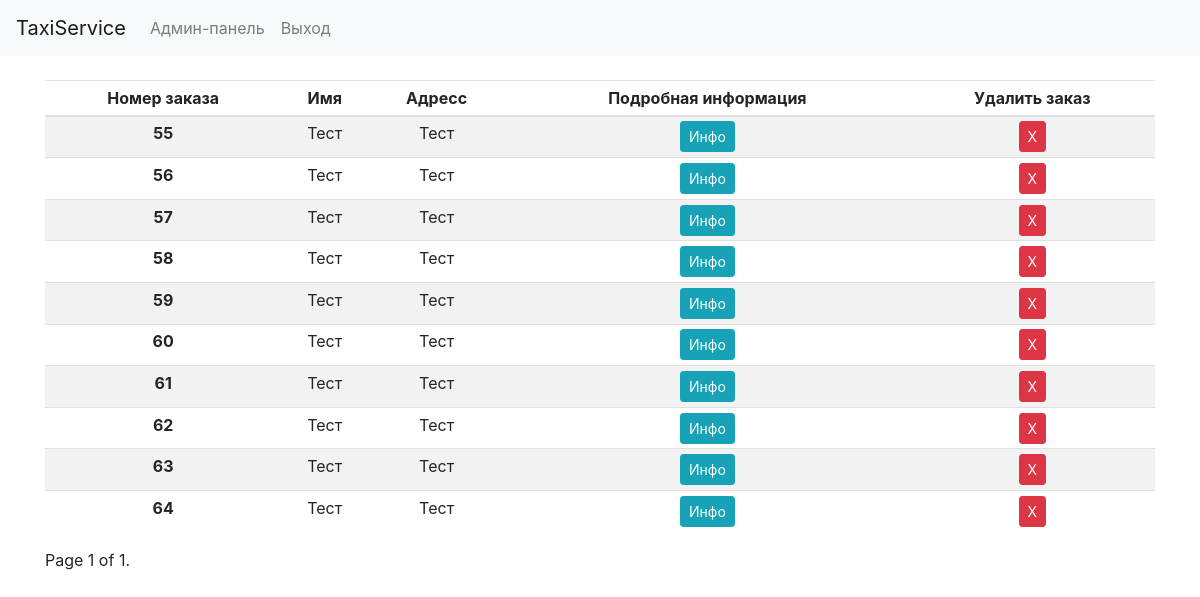
/all_orders/ (signed in), run on the app's committed database.
### main/models.py (models this page shows)
class Order(models.Model):
    id = models.AutoField(primary_key=True)
    client_name = models.CharField(max_length=100)
    client_phone = models.CharField(max_length=17)
    address = models.CharField(max_length=100)
    destination = models.CharField(max_length=100)
    desired_time = models.TimeField()
    car = models.ForeignKey(Car, on_delete=models.CASCADE, null=True)
    def order_details_url(self):
        return reverse('details', kwargs={'order_id': self.id})
    def order_delete_url(self):
        return reverse('delete', kwargs={'order_id': self.id})

### main/views.py (the view)
# urls.py: path('all_orders/', all_order_view, name="all_orders"),
def all_order_view(request):
    if request.user.is_authenticated:
        orders = Order.objects.all()
        paginator = Paginator(orders, 10)
        page_number = request.GET.get('page')
        page_obj = paginator.get_page(page_number)
        return render(request, 'all_orders.html', {'page_obj': page_obj})
    else:
        return HttpResponseRedirect(reverse('order'))

### main/templates/all_orders.html (shortened to what this page needs)
{% extends 'order.html' %}
{% block content %}
{% load static %}
<div class="container text-center">
<table class="table table-striped  table-sm">
  <thead>
    <tr>
      <th scope="col">Номер заказа</th>
      <th scope="col">Имя</th>
      <th scope="col">Адресс</th>
      <th scope="col">Подробная информация</th>
      <th scope="col">Удалить заказ</th>
    </tr>
  </thead>
  <tbody>
  {% for order in page_obj %}
    <tr>
      <th scope="row">{{ order.id }}</th>
      <td>{{ order.client_name }}</td>
      <td>{{ order.address }}</td>
      <td><a type="button" class="btn btn-info btn-sm" href="{{ order.order_details_url }}">Инфо</a></td>
      <td><a type="button" class="btn btn-danger btn-sm" href="{{ order.order_delete_url }}">X</a></td>
    </tr>
  {% endfor %}
  </tbody>
</table>
<div class="pagination">
    <span class="step-links">
        <span class="current">
            Page {{ page_obj.number }} of {{ page_obj.paginator.num_pages }}.
        </span>
    </span>
</div>
</div>
{% endblock content %}

### main/templates/order.html (shortened to what this page needs)
<!doctype html>
<html lang="en">
<head>
    {% load static %}
    {% load crispy_forms_tags %}
    <link rel="stylesheet" href="https://stackpath.bootstrapcdn.com/bootstrap/4.4.1/css/bootstrap.min.css">
    <link rel="stylesheet" href="{% static 'main/css/style.css' %}">
</head>
<body>
<nav class="navbar navbar-expand-lg navbar-light bg-light">
  <a class="navbar-brand" href="{% url 'order' %}">TaxiService</a>
{% if request.user.is_authenticated %}
  <div class="collapse navbar-collapse" id="navbarSupportedContent">
    <ul class="navbar-nav mr-auto">
      <li class="nav-item">
        <a class="nav-link" href="{% url 'all_orders' %}">Админ-панель</a>
      </li>
        <li class="nav-item">
        <a class="nav-link" href="{% url 'exit' %}">Выход</a>
      </li>
    </ul>
  </div>
{% endif %}
</nav>
<br>
    {% block content %}{% endblock content %}
</body>
</html>

### data on the page
Order: id "55", client_name "Тест", address "Тест"
Order: id "56", client_name "Тест", address "Тест"
Order: id "57", client_name "Тест", address "Тест"
Order: id "58", client_name "Тест", address "Тест"
Order: id "59", client_name "Тест", address "Тест"
Order: id "60", client_name "Тест", address "Тест"
Order: id "61", client_name "Тест", address "Тест"
Order: id "62", client_name "Тест", address "Тест"
Order: id "63", client_name "Тест", address "Тест"
Order: id "64", client_name "Тест", address "Тест"

### other printed values
{{ page_obj.number }} "1"
{{ page_obj.paginator.num_pages }} "1"
